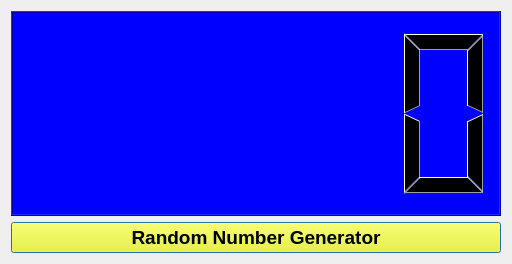
<?xml version="1.0" encoding="UTF-8"?>
<ui version="4.0">
 <class>Dialog</class>
 <widget class="QDialog" name="Dialog">
  <property name="geometry">
   <rect>
    <x>0</x>
    <y>0</y>
    <width>512</width>
    <height>264</height>
   </rect>
  </property>
  <property name="windowTitle">
   <string>Random Generator Application</string>
  </property>
  <layout class="QHBoxLayout" name="horizontalLayout">
   <item>
    <layout class="QVBoxLayout" name="verticalLayout">
     <item>
      <widget class="QLCDNumber" name="lcdNumber">
       <property name="styleSheet">
        <string notr="true">QLCDNumber{
background-color:rgb(0,0,255)
}

</string>
       </property>
      </widget>
     </item>
     <item>
      <widget class="QPushButton" name="pushButton">
       <property name="font">
        <font>
         <pointsize>14</pointsize>
         <weight>75</weight>
         <bold>true</bold>
        </font>
       </property>
       <property name="styleSheet">
        <string notr="true">QPushButton{
background-color:rgb(255, 255, 0)
}
</string>
       </property>
       <property name="text">
        <string>Random Number Generator</string>
       </property>
      </widget>
     </item>
    </layout>
   </item>
  </layout>
 </widget>
 <resources/>
 <connections/>
</ui>
